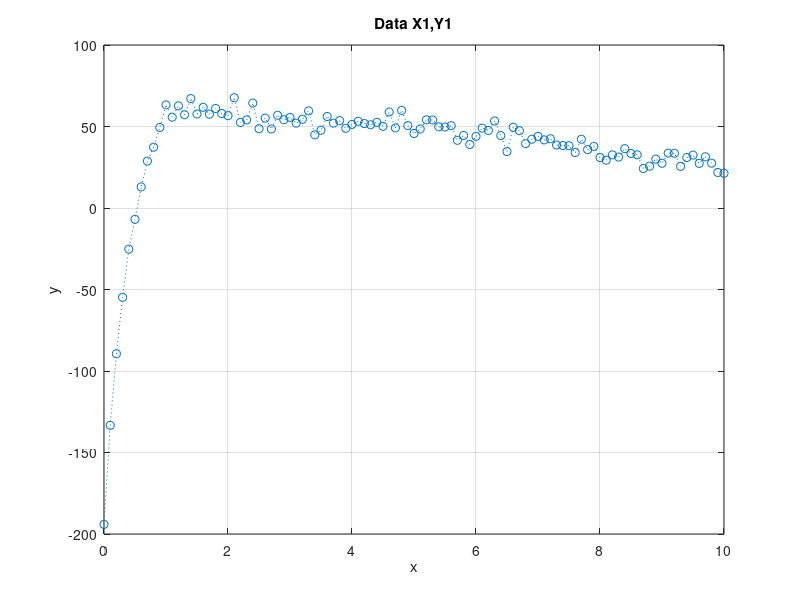
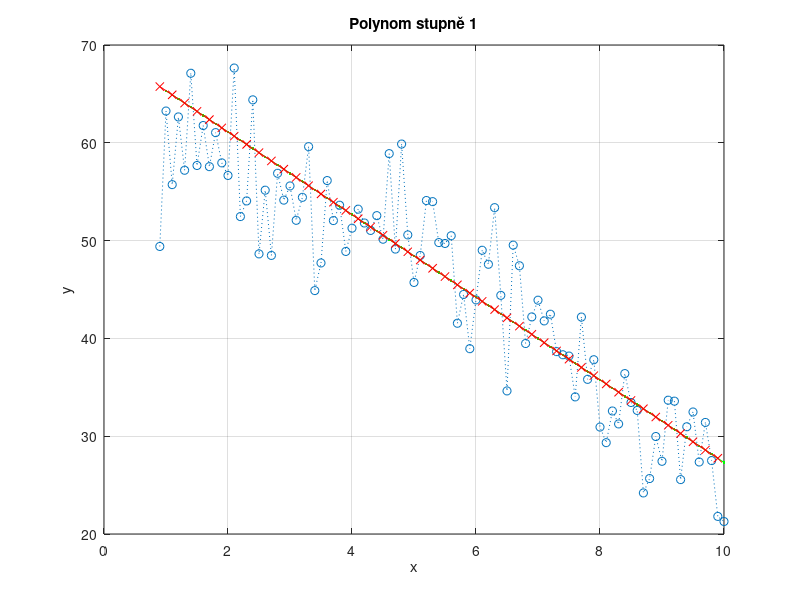

MATLAB code to generate these figures, in order: (Note: this script raises an error after producing the figures.)
clear all
clc
close all

%načtení dat

load isf_2_data.mat
datax = X1';
datay = Y1';


%%

%vykreslení dat 
        figure 
        plot(datax,datay,":o") %vykreslení dat která jsou k dispozici 
        grid on %mřížka
        hold on 
        xlabel('x')
        ylabel('y')
        title(["Data X1,Y1"])
        hold off 
%%
% rozdělení na identifikační a validační 
datax = datax(10:end,1);
datay = datay(10:end,1);
pocet_dat =length(datax);

% poměr testovacích a trénovacích datinv()
pomer_idval = 0.5;

identifikace = floor(pocet_dat*pomer_idval);
validace = pocet_dat-identifikace;

%sudé hodnoty
t = datax(2:2:end);
y = datay(2:2:end);

%predikuji liché hodnoty
t_pred = datax(1:2:end);
y_pred = datay(1:2:end);

 
%pomocné výpočty a inicializace 
n=length(y); %počet pozorování
maxp = 20; %maximální stupeň polynomu
yodhad = zeros(identifikace, maxp);
ypredikce = zeros(validace, maxp);
chyba = zeros(3, maxp);
%%
msetable = zeros(1,maxp);

for p = 1:maxp %projede všechny stupně polynomu
    p
    
        X = ones(n,1); %vytvoříme matici X
        for i = 1:p
            X =[X, t.^i];
        end
        
        %identifikace 
        betaodhad1 = pinv(X)*y;   %řešení ve smysli nejmenšícch čtverců
        yodhad(1:identifikace,1) = X*betaodhad1;   %odhad vyrovnávaných hodnot

        betaodhad2 = X'*X\(X'*y); %řešení normální soustavy rovnic 
        yodhad(1:identifikace,2) = X*betaodhad2; %odhad vyrovnávaných hodnot
       
        [b,S] = polyfit(t,y,p);
        yodhad(1:identifikace,3) = polyval(b,t);


        Xpr = ones(validace,1); %vytvoříme matici X
        for i = 1:p
            Xpr =[Xpr, t_pred.^i];
        end

        %validace   
        ypredikce(1:validace,1) = Xpr*betaodhad1;
        ypredikce(1:validace,2) = Xpr*betaodhad2;
        ypredikce(1:validace,3)= polyval(b,t_pred);

        %odhad chyby
        chyba(:,p) = [immse(ypredikce(:,1),y_pred) ;immse(ypredikce(:,2),y_pred) ;...
            immse(ypredikce(:,3),y_pred)];


        %vykreslení
        figure 
        plot(datax,datay,":o") %vykreslení dat která jsou k dispozici 
        grid on %mřížka
        hold on 
        plot(t,yodhad(1:identifikace,3),'.-','color','g') %vykreslení polynomu pro identifikaci 
        hold on 
        plot(t_pred,ypredikce(1:validace,3),'x-','color','r')
        xlabel('x')
        ylabel('y')
        title(['Polynom stupně ',num2str(p)])
        hold off     

        msetable(1,p) = mse(ypredikce(:,1),y_pred);
end

msetable